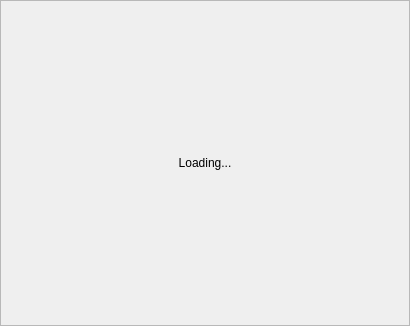
<?xml version="1.0" encoding="UTF-8"?>
<ui version="4.0">
 <class>dLastClass</class>
 <widget class="QWidget" name="dLastClass">
  <property name="geometry">
   <rect>
    <x>0</x>
    <y>0</y>
    <width>410</width>
    <height>326</height>
   </rect>
  </property>
  <property name="contextMenuPolicy">
   <enum>Qt::NoContextMenu</enum>
  </property>
  <property name="windowTitle">
   <string>Last 10 images</string>
  </property>
  <layout class="QVBoxLayout" name="verticalLayout">
   <property name="spacing">
    <number>0</number>
   </property>
   <property name="leftMargin">
    <number>0</number>
   </property>
   <property name="topMargin">
    <number>0</number>
   </property>
   <property name="rightMargin">
    <number>0</number>
   </property>
   <property name="bottomMargin">
    <number>0</number>
   </property>
   <item>
    <widget class="QScrollArea" name="scrollArea">
     <property name="widgetResizable">
      <bool>true</bool>
     </property>
     <widget class="QWidget" name="scrollAreaWidgetContents">
      <property name="geometry">
       <rect>
        <x>0</x>
        <y>0</y>
        <width>408</width>
        <height>324</height>
       </rect>
      </property>
      <layout class="QVBoxLayout" name="verticalLayout_2">
       <property name="spacing">
        <number>0</number>
       </property>
       <property name="leftMargin">
        <number>0</number>
       </property>
       <property name="topMargin">
        <number>0</number>
       </property>
       <property name="rightMargin">
        <number>0</number>
       </property>
       <property name="bottomMargin">
        <number>0</number>
       </property>
       <item>
        <widget class="QLabel" name="mainLabel">
         <property name="text">
          <string>Loading...</string>
         </property>
         <property name="alignment">
          <set>Qt::AlignCenter</set>
         </property>
         <property name="textInteractionFlags">
          <set>Qt::TextSelectableByKeyboard|Qt::TextSelectableByMouse</set>
         </property>
        </widget>
       </item>
      </layout>
     </widget>
    </widget>
   </item>
  </layout>
 </widget>
 <resources/>
 <connections/>
</ui>
